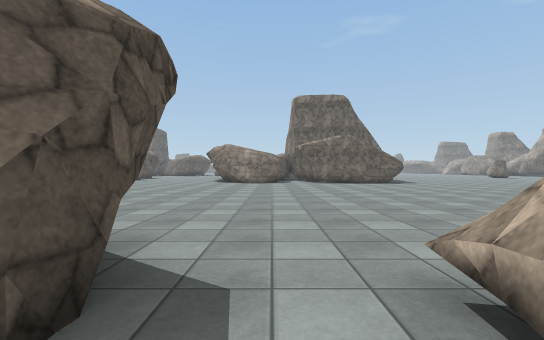
view 1 (above)

24 first-person views from a walk through a Unity game level. The camera is 1.2 m above the floor, looks level and sees 85° across. The floor is counted in squares, 2 m on a side. Each view is taken from the middle of a square. On the plan, view 1 faces up. The plan holds only what a view shows up to about 9 squares ahead; the rest is blank. The place goes on beyond the plan. The player character is not drawn. Some animated figures are left out. Surface patterns are stand-ins for the level's own textures.

view 2
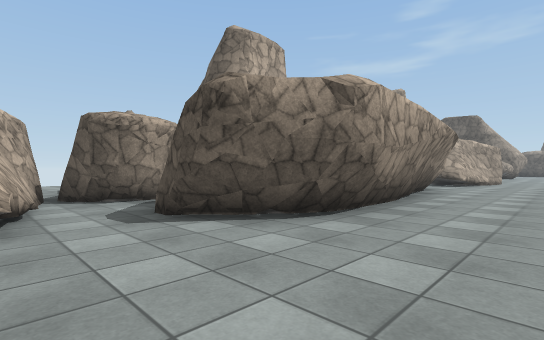

view 3
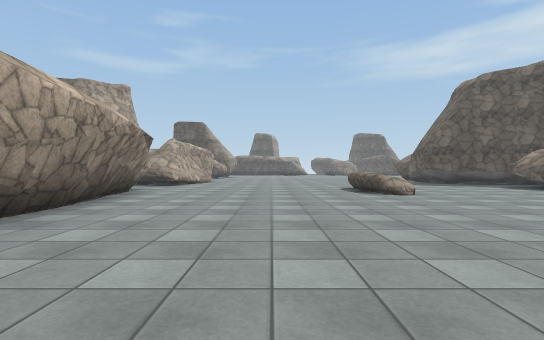

view 4
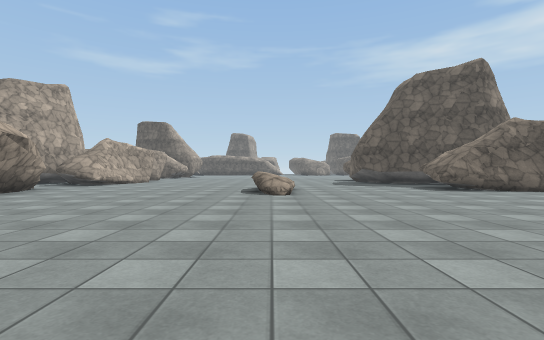

view 5
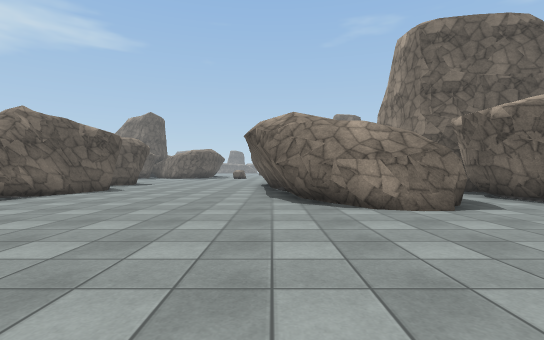

view 6
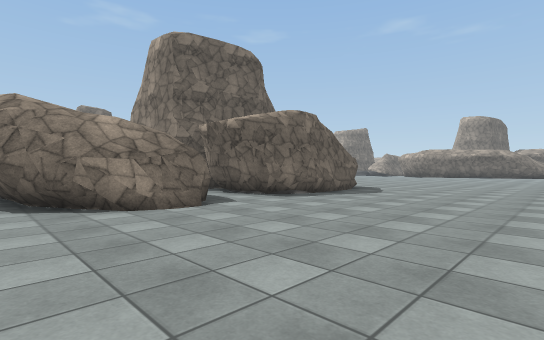

view 7
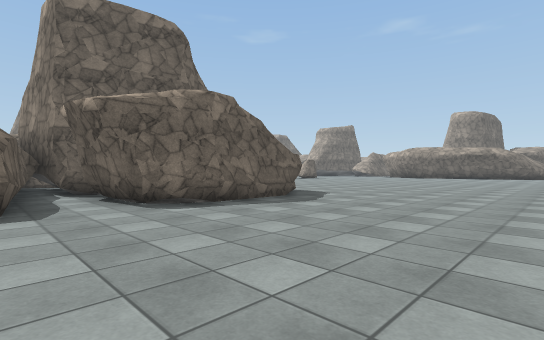

view 8
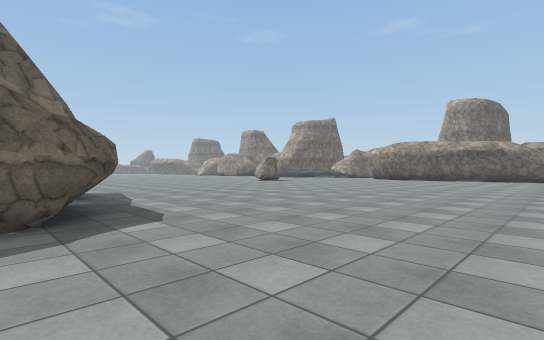

view 9
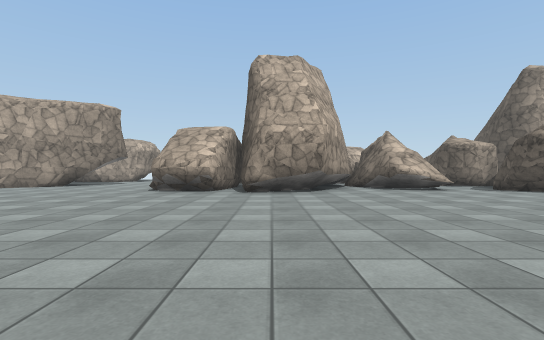

view 10
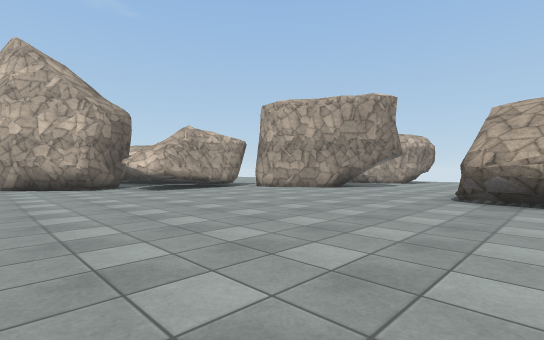

view 11
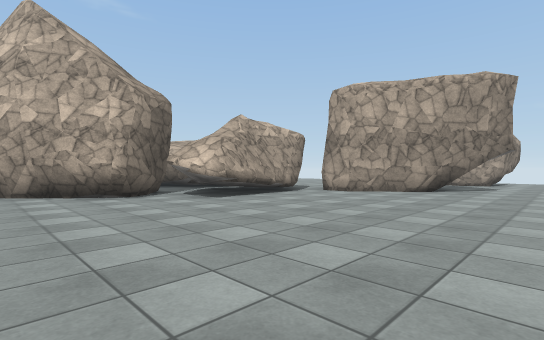

view 12
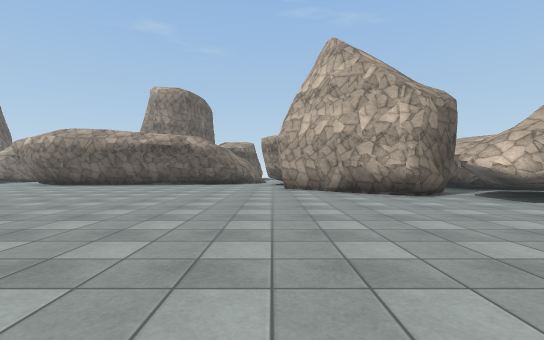

view 13
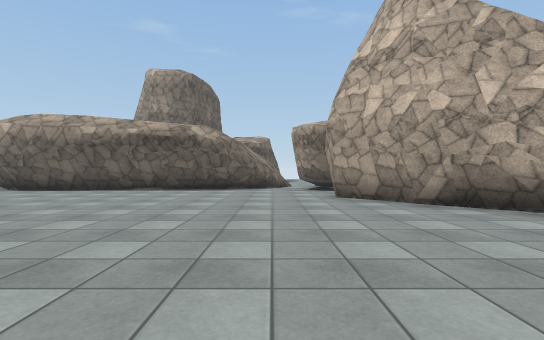

view 14
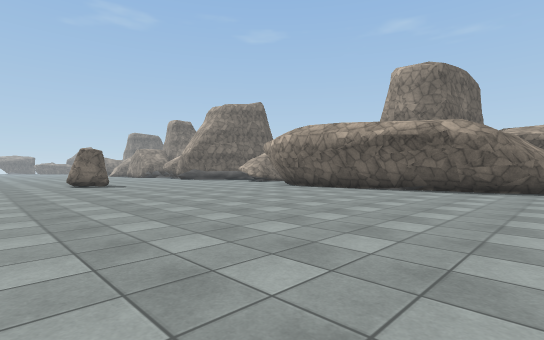

view 15
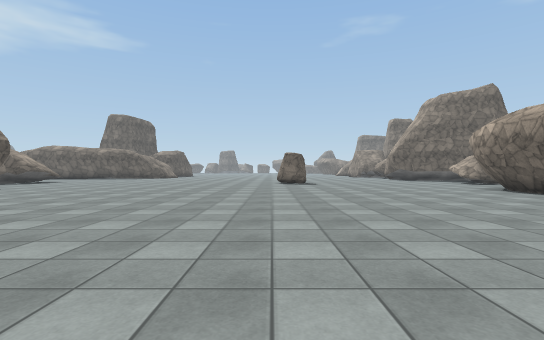

view 16
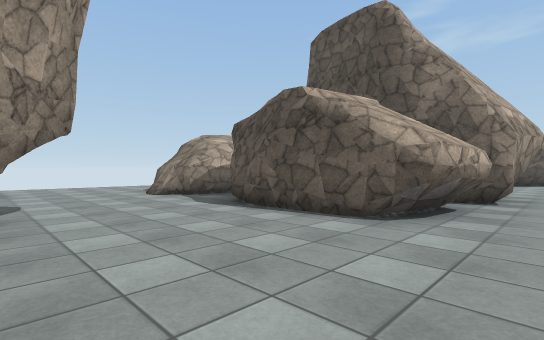

view 17
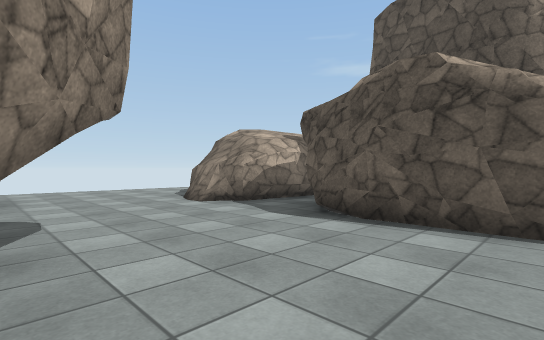

view 18
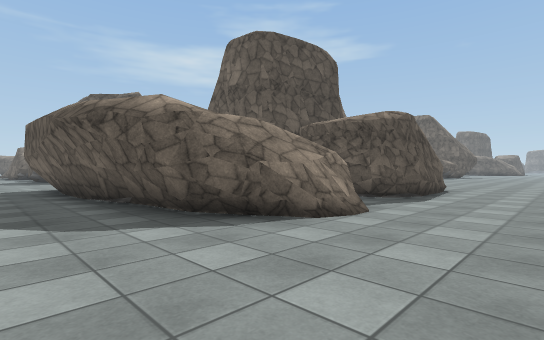

view 19
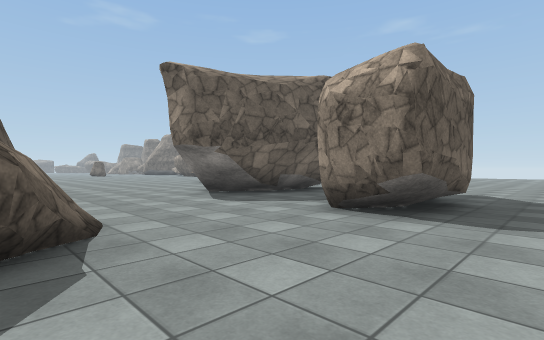

view 20
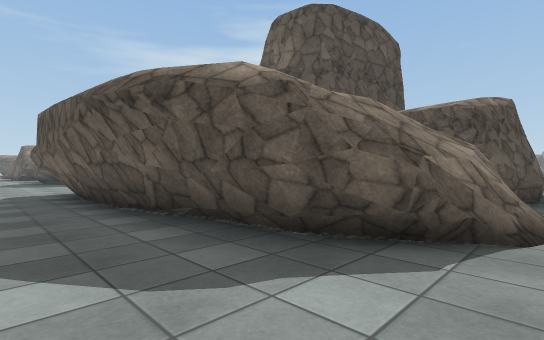

view 21
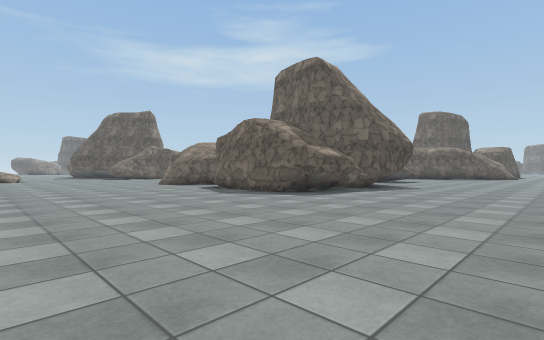

view 22
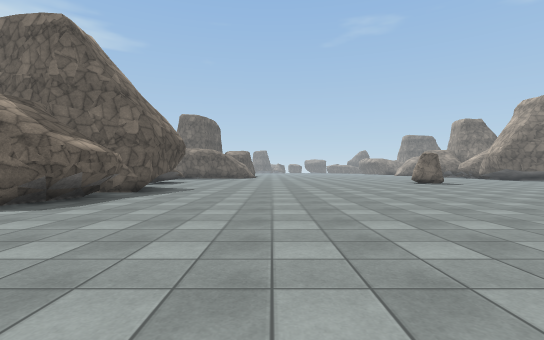

view 23
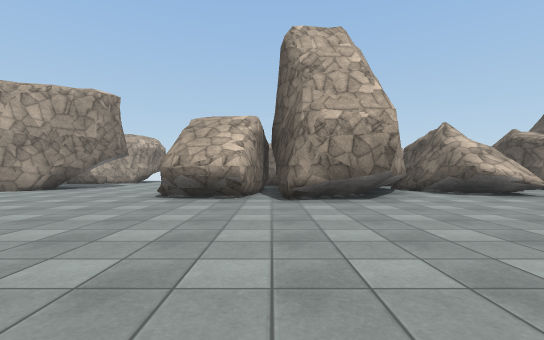

view 24
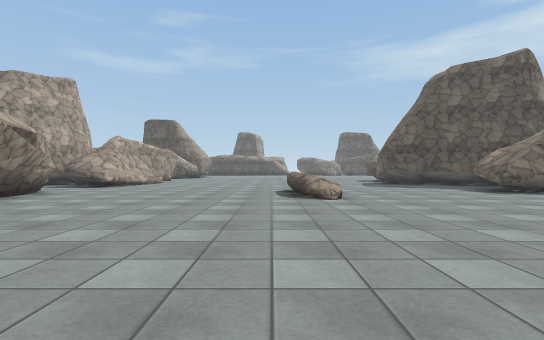

### Floor plan
Key: @ floor where view 1 was taken; # wall or solid block; . floor; / step, stairs or slope; = window, fence, low wall or low ledge; O other object.
Columns run from 10 left of view 1 to 24 right of it. Each row starts with its distance up from view 1.
 18   #....#  ###   #................#
 17  ##....#  #.#   #................#
 16  #.....#  #.#   #................#
 15  #.....####.#   #................#
 14 ##......###.#####................#
 13 .................................#
 12 .................................#
 11 .................................##
 10 ..................................#
  9 O  /.............................##
  8 ..............................####
  7 .............................##
  6 ............................##
  5 ...........................###
  4 ...........................###
  3 ....#####..................####
  2 .####   ##.....##.##.......#
  1          #.##.######.......#
  0          .@##.#  ###.....##
 -1         ##.####  ###...###
 -2          ###     # #...###
 -3           .      #.......##
 -4           .      ###......
 -5           .       ##=...
 -6          ..   #####....#   ....
 -7          ... ##........##......
 -8            ..................

Positions as (right, up) in squares from view 1, and headings:
1: (0, 0), facing up
2: (1, 5), facing down-left
3: (0, 6), facing left
4: (0, 9), facing left
5: (-3, 9), facing up
6: (-3, 9), facing up-right
7: (0, 9), facing up-right
8: (5, 10), facing up-right
9: (6, 10), facing down
10: (8, 8), facing down-right
11: (11, 8), facing down-right
12: (11, 9), facing right
13: (14, 10), facing right
14: (14, 10), facing up-right
15: (16, 9), facing up
16: (13, 3), facing down-left
17: (13, 1), facing down-left
18: (12, -8), facing up-left
19: (9, -8), facing up-right
20: (10, -8), facing up-left
21: (11, 8), facing up-left
22: (10, 9), facing up
23: (7, 8), facing down
24: (-1, 8), facing left
